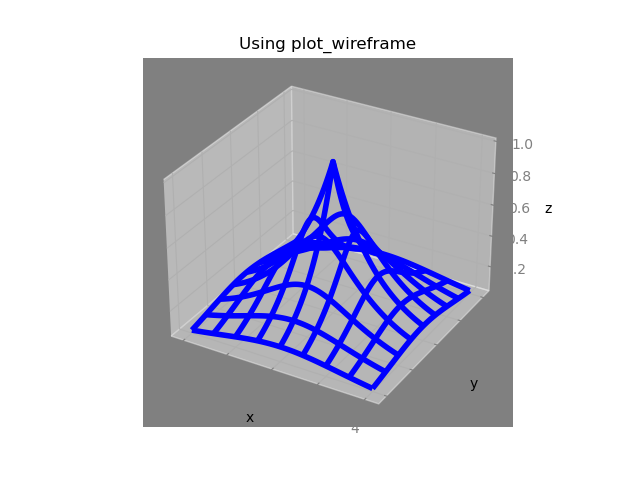

The script that saved this image:
#-----------------------------------------
#   CH_12_17_5_EX_1_Mplot3d_Wireframe.py
#-----------------------------------------
from mpl_toolkits import mplot3d
import matplotlib.pyplot as plt
import numpy as np
#
x = np.linspace(-4,4,81)
y = np.linspace(-4,4,81)
X, Y = np.meshgrid(x, y)
Z = np.exp(-0.5*np.sqrt(X**2 + Y**2))
#
fig1 = plt.figure()
ax1 = plt.axes(projection='3d')
ax1.plot_wireframe(X, Y, Z, rstride=10, cstride=10, color = 'b')
ax1.set_xlabel('x')
ax1.set_ylabel('y')
ax1.set_zlabel('z')
plt.title('Using plot_wireframe')
#
plt.savefig('CH_12_17_5_EX_1_Mplot3d_Wireframe.png')
plt.show()






















































































	


